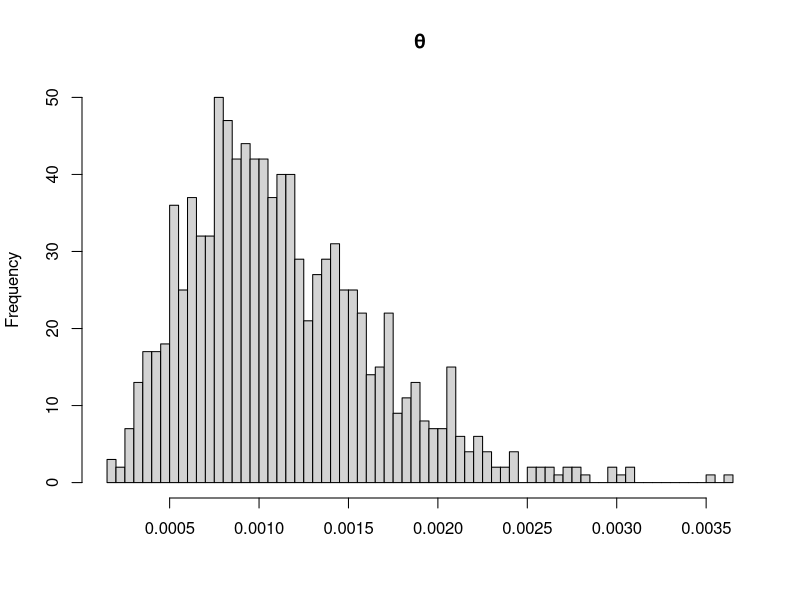
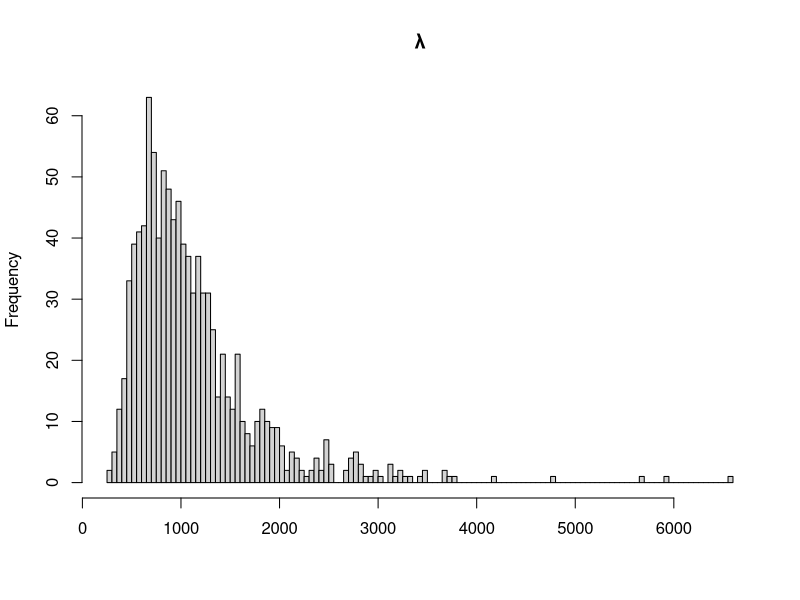
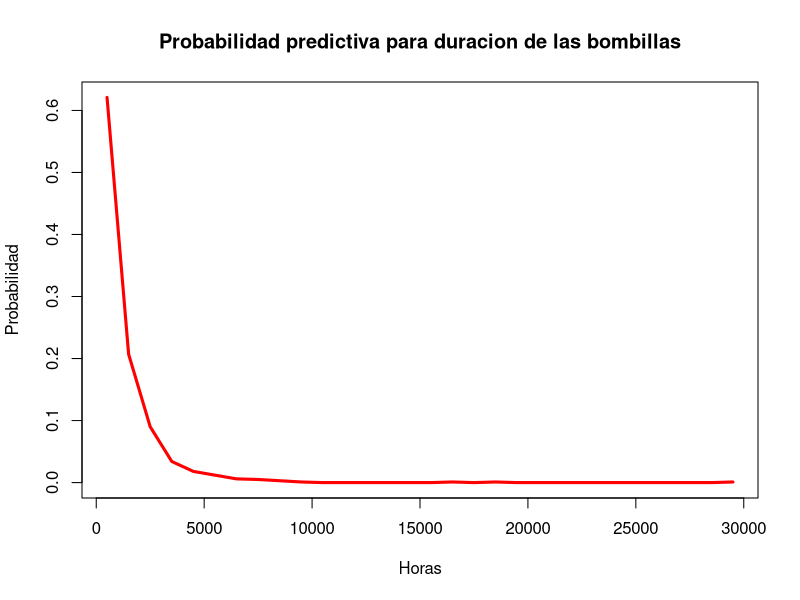

R code for these plots, in order:
## ---- chunk 1
library(tidyverse)
library(LearnBayes)
library(ggplot2)
## ---- chunk 2
n=5
s=sum(c(751, 594, 1213, 1126,819))
alpha=n
beta=s
post = rgamma(1000, shape = alpha, rate = beta)
hist(post,breaks=100,main = "θ",xlab="") 

## ---- chunk 3
lambda.post= 1/post
hist(lambda.post,breaks = 100, main = "λ",xlab = "")
## ---- chunk 4
prob = sum(lambda.post>1000)/1000
cat("La probabilidad posterior de que λ exceda las 1000 horas es:", prob)
## ---- chunk 5
predict=rexp(n=1000,rate=post)
h = hist(predict,breaks=30, plot = F)
lambda.predic= h$mids
prob.predic=h$counts/sum(h$counts)
plot(lambda.predic,prob.predic,type = "l", main = "Probabilidad predictiva para duracion de las bombillas", col= "red",lwd = 3,ylab="Probabilidad",xlab = "Horas")
## ---- chunk 6
q = quantile(lambda.post,c(0.05,0.95))
cat("Apartir del resultado anterior el intervalo de credibilidad al 90% para la predicción posterior del tiempo de quemado de una bombilla esta contenido entre:", round(q[1]), " y ", round(q[2]), "horas")
